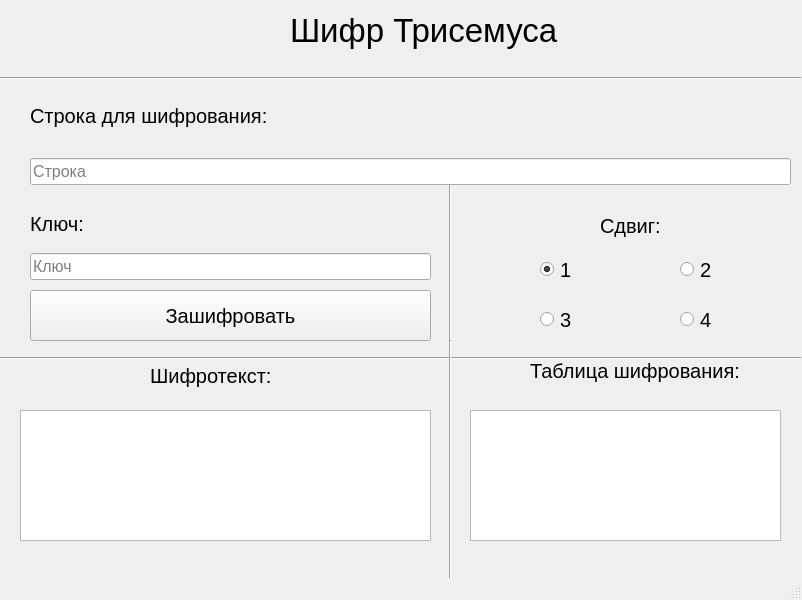
<?xml version="1.0" encoding="UTF-8"?>
<ui version="4.0">
 <class>SSC</class>
 <widget class="QMainWindow" name="SSC">
  <property name="geometry">
   <rect>
    <x>0</x>
    <y>0</y>
    <width>802</width>
    <height>600</height>
   </rect>
  </property>
  <property name="windowTitle">
   <string>SSC</string>
  </property>
  <widget class="QWidget" name="centralwidget">
   <widget class="QTextBrowser" name="textBrowser">
    <property name="geometry">
     <rect>
      <x>20</x>
      <y>410</y>
      <width>411</width>
      <height>131</height>
     </rect>
    </property>
    <property name="font">
     <font>
      <pointsize>12</pointsize>
     </font>
    </property>
   </widget>
   <widget class="QLabel" name="label_4">
    <property name="geometry">
     <rect>
      <x>150</x>
      <y>340</y>
      <width>221</width>
      <height>71</height>
     </rect>
    </property>
    <property name="font">
     <font>
      <pointsize>15</pointsize>
     </font>
    </property>
    <property name="text">
     <string>Шифротекст:</string>
    </property>
   </widget>
   <widget class="QWidget" name="gridLayoutWidget">
    <property name="geometry">
     <rect>
      <x>30</x>
      <y>80</y>
      <width>761</width>
      <height>105</height>
     </rect>
    </property>
    <layout class="QGridLayout" name="gridLayout">
     <item row="1" column="0">
      <widget class="QLabel" name="label">
       <property name="font">
        <font>
         <pointsize>15</pointsize>
        </font>
       </property>
       <property name="text">
        <string>Строка для шифрования:</string>
       </property>
      </widget>
     </item>
     <item row="2" column="0">
      <widget class="QLineEdit" name="lineEdit">
       <property name="font">
        <font>
         <pointsize>12</pointsize>
        </font>
       </property>
       <property name="placeholderText">
        <string>Строка</string>
       </property>
      </widget>
     </item>
    </layout>
   </widget>
   <widget class="QLabel" name="label_2">
    <property name="geometry">
     <rect>
      <x>290</x>
      <y>10</y>
      <width>291</width>
      <height>40</height>
     </rect>
    </property>
    <property name="font">
     <font>
      <pointsize>25</pointsize>
     </font>
    </property>
    <property name="text">
     <string>Шифр Трисемуса</string>
    </property>
   </widget>
   <widget class="QWidget" name="gridLayoutWidget_2">
    <property name="geometry">
     <rect>
      <x>30</x>
      <y>200</y>
      <width>401</width>
      <height>80</height>
     </rect>
    </property>
    <layout class="QGridLayout" name="gridLayout_2">
     <item row="0" column="0">
      <widget class="QLabel" name="label_3">
       <property name="font">
        <font>
         <pointsize>15</pointsize>
        </font>
       </property>
       <property name="text">
        <string>Ключ:</string>
       </property>
      </widget>
     </item>
     <item row="1" column="0">
      <widget class="QLineEdit" name="lineEdit_2">
       <property name="font">
        <font>
         <pointsize>12</pointsize>
        </font>
       </property>
       <property name="placeholderText">
        <string>Ключ</string>
       </property>
      </widget>
     </item>
    </layout>
   </widget>
   <widget class="QPushButton" name="pushButton">
    <property name="geometry">
     <rect>
      <x>30</x>
      <y>290</y>
      <width>401</width>
      <height>51</height>
     </rect>
    </property>
    <property name="font">
     <font>
      <pointsize>15</pointsize>
     </font>
    </property>
    <property name="text">
     <string>Зашифровать</string>
    </property>
   </widget>
   <widget class="Line" name="line">
    <property name="geometry">
     <rect>
      <x>0</x>
      <y>350</y>
      <width>801</width>
      <height>16</height>
     </rect>
    </property>
    <property name="orientation">
     <enum>Qt::Horizontal</enum>
    </property>
   </widget>
   <widget class="Line" name="line_2">
    <property name="geometry">
     <rect>
      <x>0</x>
      <y>70</y>
      <width>801</width>
      <height>16</height>
     </rect>
    </property>
    <property name="orientation">
     <enum>Qt::Horizontal</enum>
    </property>
   </widget>
   <widget class="QTextBrowser" name="textBrowser_2">
    <property name="geometry">
     <rect>
      <x>470</x>
      <y>410</y>
      <width>311</width>
      <height>131</height>
     </rect>
    </property>
    <property name="font">
     <font>
      <pointsize>15</pointsize>
     </font>
    </property>
   </widget>
   <widget class="Line" name="line_3">
    <property name="geometry">
     <rect>
      <x>440</x>
      <y>340</y>
      <width>20</width>
      <height>241</height>
     </rect>
    </property>
    <property name="orientation">
     <enum>Qt::Vertical</enum>
    </property>
   </widget>
   <widget class="QLabel" name="label_5">
    <property name="geometry">
     <rect>
      <x>530</x>
      <y>350</y>
      <width>221</width>
      <height>41</height>
     </rect>
    </property>
    <property name="font">
     <font>
      <pointsize>15</pointsize>
     </font>
    </property>
    <property name="text">
     <string>Таблица шифрования:</string>
    </property>
   </widget>
   <widget class="QLabel" name="label_6">
    <property name="geometry">
     <rect>
      <x>600</x>
      <y>210</y>
      <width>201</width>
      <height>31</height>
     </rect>
    </property>
    <property name="font">
     <font>
      <pointsize>15</pointsize>
     </font>
    </property>
    <property name="text">
     <string>Сдвиг:</string>
    </property>
   </widget>
   <widget class="QRadioButton" name="radioButton">
    <property name="geometry">
     <rect>
      <x>540</x>
      <y>260</y>
      <width>84</width>
      <height>19</height>
     </rect>
    </property>
    <property name="font">
     <font>
      <pointsize>15</pointsize>
     </font>
    </property>
    <property name="text">
     <string>1</string>
    </property>
    <property name="checked">
     <bool>true</bool>
    </property>
   </widget>
   <widget class="QRadioButton" name="radioButton_2">
    <property name="geometry">
     <rect>
      <x>680</x>
      <y>260</y>
      <width>84</width>
      <height>19</height>
     </rect>
    </property>
    <property name="font">
     <font>
      <pointsize>15</pointsize>
     </font>
    </property>
    <property name="text">
     <string>2</string>
    </property>
   </widget>
   <widget class="QRadioButton" name="radioButton_3">
    <property name="geometry">
     <rect>
      <x>540</x>
      <y>310</y>
      <width>84</width>
      <height>19</height>
     </rect>
    </property>
    <property name="font">
     <font>
      <pointsize>15</pointsize>
     </font>
    </property>
    <property name="text">
     <string>3</string>
    </property>
   </widget>
   <widget class="QRadioButton" name="radioButton_4">
    <property name="geometry">
     <rect>
      <x>680</x>
      <y>310</y>
      <width>84</width>
      <height>19</height>
     </rect>
    </property>
    <property name="font">
     <font>
      <pointsize>15</pointsize>
     </font>
    </property>
    <property name="text">
     <string>4</string>
    </property>
   </widget>
   <widget class="Line" name="line_4">
    <property name="geometry">
     <rect>
      <x>440</x>
      <y>180</y>
      <width>20</width>
      <height>161</height>
     </rect>
    </property>
    <property name="orientation">
     <enum>Qt::Vertical</enum>
    </property>
   </widget>
   <zorder>line_4</zorder>
   <zorder>textBrowser</zorder>
   <zorder>label_4</zorder>
   <zorder>gridLayoutWidget</zorder>
   <zorder>label_2</zorder>
   <zorder>gridLayoutWidget_2</zorder>
   <zorder>pushButton</zorder>
   <zorder>line</zorder>
   <zorder>line_2</zorder>
   <zorder>textBrowser_2</zorder>
   <zorder>line_3</zorder>
   <zorder>label_5</zorder>
   <zorder>label_6</zorder>
   <zorder>radioButton</zorder>
   <zorder>radioButton_2</zorder>
   <zorder>radioButton_3</zorder>
   <zorder>radioButton_4</zorder>
  </widget>
  <widget class="QMenuBar" name="menubar">
   <property name="geometry">
    <rect>
     <x>0</x>
     <y>0</y>
     <width>802</width>
     <height>20</height>
    </rect>
   </property>
  </widget>
  <widget class="QStatusBar" name="statusbar"/>
 </widget>
 <resources/>
 <connections/>
</ui>
